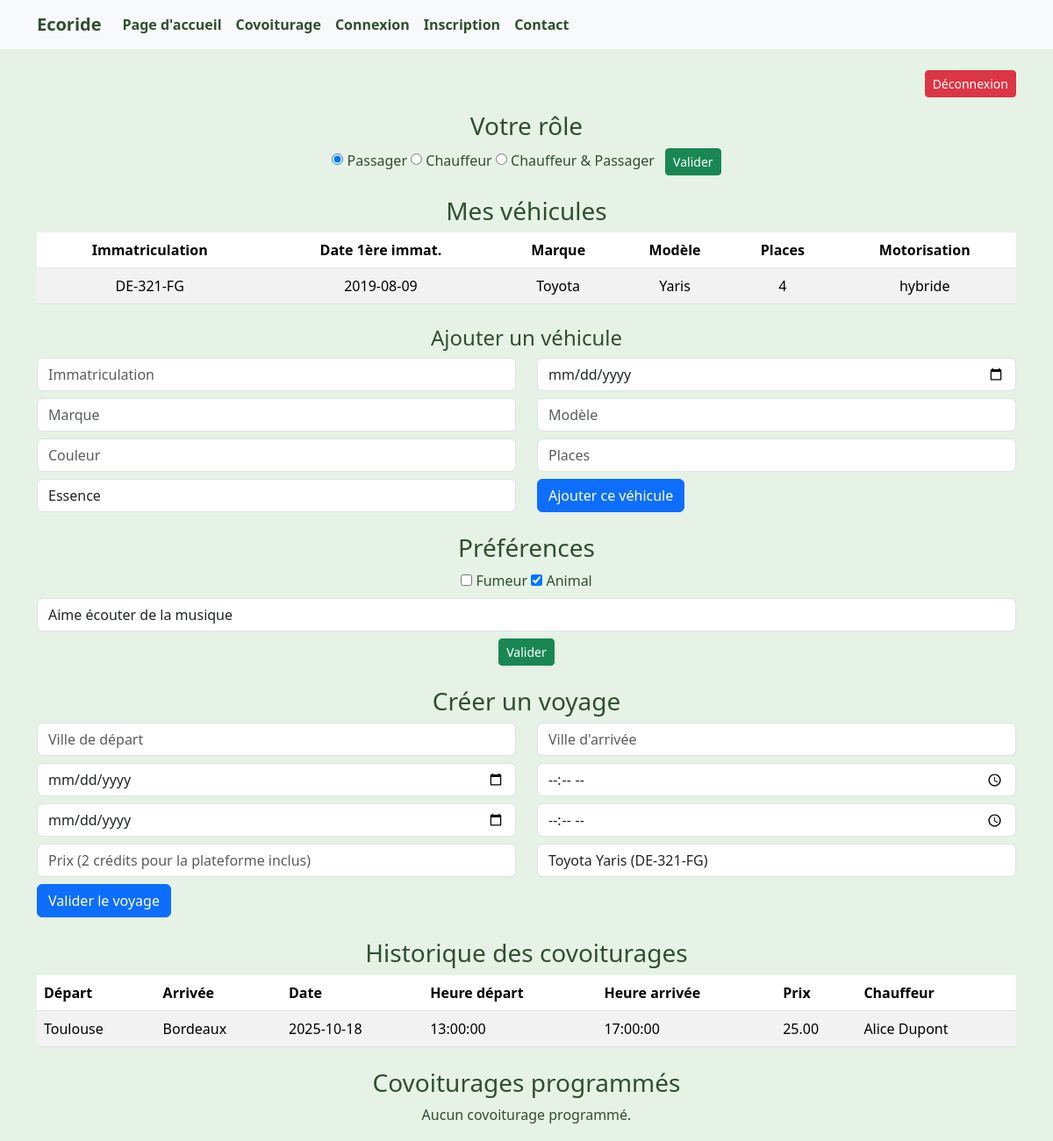
The app's page /public/index.php?page=espace_utilisateur (signed in) with its own data.
### tables this page shows
CREATE TABLE compte (
    id_utilisateur INT AUTO_INCREMENT PRIMARY KEY,
    nom VARCHAR(50) NOT NULL,
    mail VARCHAR(50) NOT NULL UNIQUE,
    password VARCHAR(255) NOT NULL,
    photo BLOB,
    actif BOOLEAN DEFAULT TRUE,
    date_creation DATE,
    dernier_acces DATE,
    credit INT DEFAULT 0,
    id_type_compte INT,
    id_role INT,
    FOREIGN KEY (id_type_compte) REFERENCES type_compte(id_type_compte),
    FOREIGN KEY (id_role) REFERENCES role(id_role)
);

CREATE TABLE vehicule (
    id_vehicule INT AUTO_INCREMENT PRIMARY KEY,
    immatriculation VARCHAR(50) NOT NULL,
    date_de_premiere_immatriculation DATE,
    marque VARCHAR(50),
    modele VARCHAR(50),
    couleur VARCHAR(50),
    places_disponibles INT,
    id_utilisateur INT,
    id_type_motorisation INT,
    FOREIGN KEY (id_utilisateur) REFERENCES compte(id_utilisateur),
    FOREIGN KEY (id_type_motorisation) REFERENCES type_motorisation(id_type_motorisation)
);

CREATE TABLE type_motorisation (
    id_type_motorisation INT AUTO_INCREMENT PRIMARY KEY,
    nom_type VARCHAR(50) NOT NULL
);

CREATE TABLE preference (
    id_preference INT AUTO_INCREMENT PRIMARY KEY,
    fumeur BOOLEAN,
    animal BOOLEAN,
    remarques_particulieres VARCHAR(100),
    id_utilisateur INT UNIQUE,
    FOREIGN KEY (id_utilisateur) REFERENCES compte(id_utilisateur)
);

CREATE TABLE covoiturage (
    id_covoiturage INT AUTO_INCREMENT PRIMARY KEY,
    date_depart DATE,
    heure_depart TIME,
    lieu_depart VARCHAR(50),
    lieu_arrivee VARCHAR(50), 
    date_arrivee DATE,
    heure_arrivee TIME,
    nombre_places INT,
    prix_par_personne DECIMAL(6,2),
    id_utilisateur INT,
    id_vehicule INT,
    FOREIGN KEY (id_utilisateur) REFERENCES compte(id_utilisateur),
    FOREIGN KEY (id_vehicule) REFERENCES vehicule(id_vehicule)
);

### application/controleurs/espace_utilisateur.php (called while the page is built, shortened)
<?php
require_once APP_PATH . '/modeles/utilisateur.php';
require_once APP_PATH . '/modeles/vehicule.php';
require_once APP_PATH . '/modeles/gestion_covoiturage_utilisateur.php';
$user_id = $_SESSION['user']['id_utilisateur'];
$user = getUtilisateurById($user_id);
$vehicules = ($user['id_role'] != 'passager') ? getVehiculesByUtilisateur($user_id) : [];
$preferences = getPreferencesByUtilisateur($user_id);
$historique = getHistoriqueCovoiturages($user_id);
$covoiturages_programmes = getCovoituragesProgrammes($user_id);
include APP_PATH . '/vues/espace_utilisateur.php';

### application/modeles/utilisateur.php (called while the page is built, shortened)
<?php
require_once ROOT_PATH . '/config/config.php';
function getUtilisateurById($id_utilisateur) {
    global $pdo;
    $stmt = $pdo->prepare("SELECT * FROM compte WHERE id_utilisateur = :id");
    $stmt->execute([':id' => $id_utilisateur]);
    return $stmt->fetch(PDO::FETCH_ASSOC);
}
function getPreferencesByUtilisateur($id_utilisateur) {
    global $pdo;
    $stmt = $pdo->prepare("SELECT * FROM preference WHERE id_utilisateur = :id");
    $stmt->execute([':id' => $id_utilisateur]);
    return $stmt->fetch(PDO::FETCH_ASSOC);
}
?>

### application/modeles/vehicule.php (called while the page is built, shortened)
<?php
require_once ROOT_PATH . '/config/config.php';
function getVehiculesByUtilisateur($id_utilisateur) {
    global $pdo;
    $stmt = $pdo->prepare("
        SELECT v.*, tm.nom_type AS motorisation
        FROM vehicule v
        LEFT JOIN type_motorisation tm ON v.id_type_motorisation = tm.id_type_motorisation
        WHERE v.id_utilisateur = :id
    ");
    $stmt->execute([':id' => $id_utilisateur]);
    return $stmt->fetchAll(PDO::FETCH_ASSOC);
}

### application/modeles/gestion_covoiturage_utilisateur.php (called while the page is built, shortened)
<?php
require_once ROOT_PATH . '/config/config.php';
function getHistoriqueCovoiturages($id_utilisateur) {
    global $pdo;
    $stmt = $pdo->prepare("
        SELECT c.*, u.nom AS nom_chauffeur, v.marque, v.modele
        FROM covoiturage c
        JOIN compte u ON c.id_utilisateur = u.id_utilisateur
        JOIN vehicule v ON c.id_vehicule = v.id_vehicule
        WHERE c.id_utilisateur = :id
        ORDER BY c.date_depart DESC
    ");
    $stmt->execute([':id' => $id_utilisateur]);
    return $stmt->fetchAll(PDO::FETCH_ASSOC);
}
function getCovoituragesProgrammes($id_utilisateur) {
    global $pdo;
    $stmt = $pdo->prepare("
        SELECT c.*, u.nom AS nom_chauffeur, v.marque, v.modele
        FROM covoiturage c
        JOIN compte u ON c.id_utilisateur = u.id_utilisateur
        JOIN vehicule v ON c.id_vehicule = v.id_vehicule
        WHERE c.id_utilisateur = :id AND c.date_depart >= CURDATE()
        ORDER BY c.date_depart ASC
    ");
    $stmt->execute([':id' => $id_utilisateur]);
    return $stmt->fetchAll(PDO::FETCH_ASSOC);
}

### application/vues/espace_utilisateur.php (the view, shortened to what this page needs)
<?php include APP_PATH . '/vues/entete.php'; ?>
<div class="container mt-4">
    <div class="d-flex justify-content-end mb-3">
        <a href="index.php?page=deconnexion" class="btn btn-danger btn-sm">Déconnexion</a>
    </div>
    <h3 class="text-center">Votre rôle</h3>
    <form method="POST" class="text-center mb-4">
        <input type="radio" name="role" value="1" <?= $user['id_role']==1?'checked':'' ?>> Passager
        <input type="radio" name="role" value="2" <?= $user['id_role']==2?'checked':'' ?>> Chauffeur
        <input type="radio" name="role" value="3" <?= $user['id_role']==3?'checked':'' ?>> Chauffeur & Passager
        <button type="submit" class="btn btn-success btn-sm ms-2">Valider</button>
    </form>
    <?php if($user['id_role'] != 'passager'): ?>
        <h3 class="text-center">Mes véhicules</h3>
        <?php if(count($vehicules)==0): ?>
            <p class="text-center">Aucun véhicule enregistré.</p>
        <?php else: ?>
            <table class="table table-striped text-center">
                <thead>
                    <tr>
                        <th>Immatriculation</th><th>Date 1ère immat.</th><th>Marque</th><th>Modèle</th><th>Places</th><th>Motorisation</th>
                    </tr>
                </thead>
                <tbody>
                    <?php foreach($vehicules as $v): ?>
                        <tr>
                            <td><?= htmlspecialchars($v['immatriculation'] ?? '') ?></td>
                            <td><?= htmlspecialchars($v['date_de_premiere_immatriculation'] ?? '') ?></td>
                            <td><?= htmlspecialchars($v['marque'] ?? '') ?></td>
                            <td><?= htmlspecialchars($v['modele'] ?? '') ?></td>
                            <td><?= htmlspecialchars($v['places_disponibles'] ?? '') ?></td>
                            <td><?= htmlspecialchars($v['motorisation'] ?? $v['id_type_motorisation']) ?></td>
                        </tr>
                    <?php endforeach; ?>
                </tbody>
            </table>
        <?php endif; ?>
        <h4 class="text-center mt-4">Ajouter un véhicule</h4>
        <form method="POST" class="mb-4">
            <div class="row mb-2">
                <div class="col"><input type="text" name="immatriculation" class="form-control" placeholder="Immatriculation" required></div>
                <div class="col"><input type="date" name="date_premiere_immatriculation" class="form-control" placeholder="Date 1ère immatriculation" required></div>
            </div>
            <div class="row mb-2">
                <div class="col"><input type="text" name="marque" class="form-control" placeholder="Marque" required></div>
                <div class="col"><input type="text" name="modele" class="form-control" placeholder="Modèle" required></div>
            </div>
            <div class="row mb-2">
                <div class="col"><input type="text" name="couleur" class="form-control" placeholder="Couleur"></div>
                <div class="col"><input type="number" name="places" class="form-control" placeholder="Places" required></div>
            </div>
            <div class="row mb-2">
                <div class="col">
                    <select name="motorisation" class="form-control" required>
                        <option value="1">Essence</option>
                    </select>
                </div>
                <div class="col">
                    <button type="submit" name="ajouter_vehicule" class="btn btn-primary">Ajouter ce véhicule</button>
                </div>
            </div>
        </form>
    <?php endif; ?>
    <h3 class="text-center mt-4">Préférences</h3>
    <form method="POST" class="mb-4 text-center">
        <input type="checkbox" name="fumeur" <?= (!empty($preferences['fumeur']))?'checked':'' ?>> Fumeur
        <input type="checkbox" name="animal" <?= (!empty($preferences['animal']))?'checked':'' ?>> Animal
        <input type="text" name="remarques_particulieres" class="form-control my-2" placeholder="Remarques particulières" value="<?= htmlspecialchars($preferences['remarques_particulieres'] ?? '') ?>">
        <button type="submit" name="valider_preferences" class="btn btn-success btn-sm">Valider</button>
    </form>
    <h3 class="text-center mt-4">Créer un voyage</h3>
    <form method="POST" class="mb-4">
        <div class="row mb-2">
            <div class="col"><input type="text" name="ville_depart" class="form-control" placeholder="Ville de départ" required></div>
            <div class="col"><input type="text" name="ville_arrivee" class="form-control" placeholder="Ville d'arrivée" required></div>
        </div>
        <div class="row mb-2">
            <div class="col"><input type="date" name="date_depart" class="form-control" required></div>
            <div class="col"><input type="time" name="heure_depart" class="form-control" required></div>
        </div>
        <div class="row mb-2">
            <div class="col"><input type="date" name="date_arrivee" class="form-control" required></div>
            <div class="col"><input type="time" name="heure_arrivee" class="form-control" required></div>
        </div>
        <div class="row mb-2">
            <div class="col"><input type="number" name="prix" class="form-control" placeholder="Prix (2 crédits pour la plateforme inclus)" required></div>
            <div class="col">
                <select name="id_vehicule" class="form-control" required>
                    <?php foreach($vehicules as $v): ?>
                        <option value="<?= $v['id_vehicule'] ?>"><?= htmlspecialchars($v['marque'].' '.$v['modele'].' ('.$v['immatriculation'].')') ?></option>
                    <?php endforeach; ?>
                </select>
            </div>
        </div>
        <button type="submit" name="creer_voyage" class="btn btn-primary">Valider le voyage</button>
    </form>
    <h3 class="text-center mt-4">Historique des covoiturages</h3>
    <?php if(count($historique)==0): ?>
        <p class="text-center">Aucun covoiturage réalisé.</p>
    <?php else: ?>
        <table class="table table-striped">
            <thead>
                <tr><th>Départ</th><th>Arrivée</th><th>Date</th><th>Heure départ</th><th>Heure arrivée</th><th>Prix</th><th>Chauffeur</th></tr>
            </thead>
            <tbody>
                <?php foreach($historique as $h): ?>
                <tr>
                    <td><?= htmlspecialchars($h['lieu_depart']) ?></td>
                    <td><?= htmlspecialchars($h['lieu_arrivee']) ?></td>
                    <td><?= $h['date_depart'] ?></td>
                    <td><?= $h['heure_depart'] ?></td>
                    <td><?= $h['heure_arrivee'] ?></td>
                    <td><?= $h['prix_par_personne'] ?></td>
                    <td><?= htmlspecialchars($h['nom_chauffeur']) ?></td>
                </tr>
                <?php endforeach; ?>
            </tbody>
        </table>
    <?php endif; ?>
    <h3 class="text-center mt-4">Covoiturages programmés</h3>
    <?php if(count($covoiturages_programmes)==0): ?>
        <p class="text-center">Aucun covoiturage programmé.</p>
    <?php endif; ?>
</div>

### public/index.php (shortened to what this page needs)
<?php
$page = $_GET['page'] ?? 'accueil';
switch ($page) {
    case 'espace_utilisateur':
        include APP_PATH . '/controleurs/espace_utilisateur.php';
        break;
}

### application/vues/entete.php (shortened to what this page needs)
<!DOCTYPE html>
<html lang="fr">
<head>
    <link href="<?= PUBLIC_URL ?>/css/bootstrap.min.css" rel="stylesheet">
    <link href="<?= PUBLIC_URL ?>/css/style.css" rel="stylesheet">
</head>
<body>
<nav class="navbar navbar-expand-lg navbar-light bg-light">
  <div class="container">
    <a class="navbar-brand" href="index.php">Ecoride</a>
    <div class="collapse navbar-collapse">
      <ul class="navbar-nav me-auto">
         <li class="nav-item">
          <a class="nav-link" href="index.php">Page d'accueil</a>
        </li>
        <li class="nav-item">
          <a class="nav-link" href="index.php?page=recherche_covoiturage">Covoiturage</a>
        </li>
        <li class="nav-item">
          <a class="nav-link" href="index.php?page=connexion">Connexion</a>
        </li>
        <li class="nav-item">
          <a class="nav-link" href="index.php?page=creer_compte">Inscription</a>
        </li>
        <li class="nav-item">
          <a class="nav-link" href="index.php?page=contact">Contact</a>
        </li>
      </ul>
    </div>
  </div>
</nav>

### public/css/style.css (style rules this page uses)
body { background-color: #e6f2e6; color: #2f4f2f; }
.navbar { background-color: #a3d5a3; }
.navbar-brand, .nav-link { color: #2f4f2f ; font-weight: bold; }
p { line-height: 1.6; }

### records on screen
compte: id_role "☑"
vehicule: immatriculation "DE-321-FG", date_de_premiere_immatriculation "2019-08-09", marque "Toyota", modele "Yaris", places_disponibles "4", id_type_motorisation.nom_type "hybride"
preference: animal "☑", remarques_particulieres "Aime écouter de la musique"
covoiturage: lieu_depart "Toulouse", lieu_arrivee "Bordeaux", date_depart "2025-10-18", heure_depart "13:00:00", heure_arrivee "17:00:00", prix_par_personne "25.00", id_utilisateur.nom "Alice Dupont"

### other values on screen
form field id_vehicule "Toyota Yaris (DE-321-FG)"
